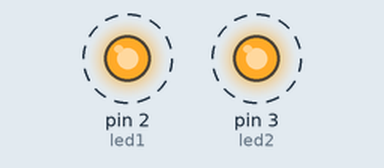
The sketch below on a simulated Arduino Uno, built with avr-gcc and run on an emulated ATmega328P. On the bench: output pins drawn as LEDs (lit = HIGH). Dashed ring = blinking.

Above: at 0.5 s.
Timing chart, 0 to 4.6 s (numbered marks = the images above):
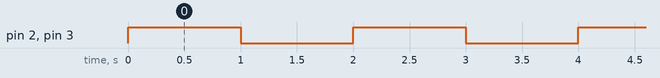

Measured:
- by itself, pin 2 (led1), pin 3 (led2): alternates HIGH for 1.0 s and LOW for 1.0 s

The sketch:

Dobbelblink_-_MHP.ino
```cpp
// Oppgave 2 - Dobbelblink - 30.01.2018 - MHP

// KONSTANTER:
const byte led1 = 2;
const byte led2 = 3;

// VARIABLER:
int time_on = 1000;
int time_off = 1000;

// SETUP:
void setup() {
  pinMode(led1, OUTPUT);
  pinMode(led2, OUTPUT);
}

// FUNKSJONER:

// HOVUDPROGRAM:
void loop() {
  digitalWrite(led1, HIGH);
  digitalWrite(led2, HIGH);
  delay(time_on);
  digitalWrite(led1, LOW);
  digitalWrite(led2, LOW);
  delay(time_off);
}
```
